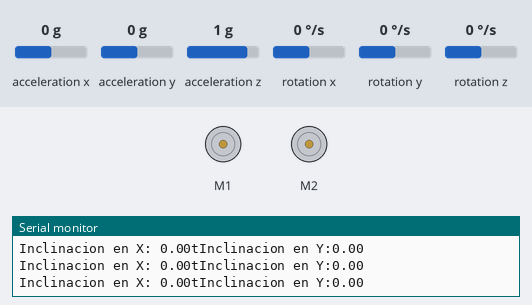
Simulated run of this sketch. Board: Arduino Uno, built with avr-gcc and run on an emulated ATmega328P. Parts: 2 × DC motor (green arrow = forward, orange = backward, longer = faster), the last lines printed to the serial monitor. Inputs (shaded band) come from the test bench; at power-on: acceleration x 0 g, acceleration y 0 g, acceleration z 1 g, rotation x 0 °/s, rotation y 0 °/s, rotation z 0 °/s.

Above: at 1.2 s.
1.3 s: acceleration x set to -1.4 g
At 2.5 s:
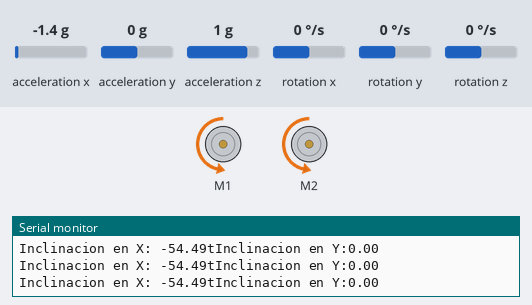
2.8 s: acceleration x set to 0.8 g
At 4.0 s:
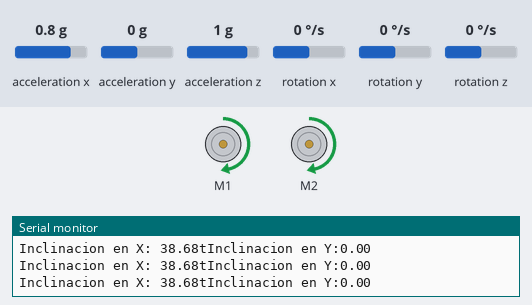
4.3 s: acceleration x set to -0.8 g
At 5.4 s:
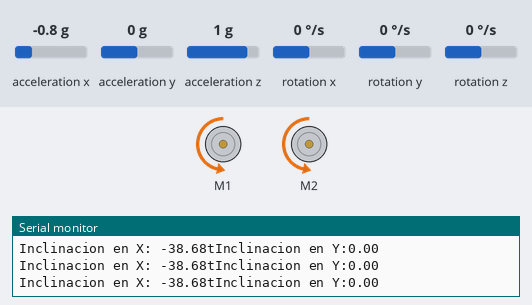
5.8 s: acceleration x set to 0 g
At 6.2 s:
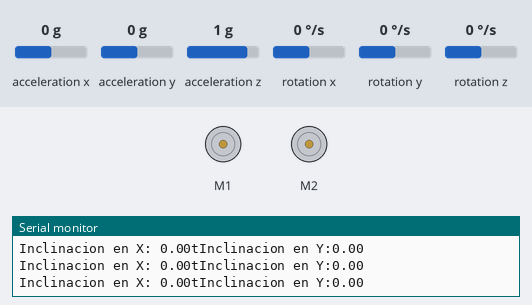
Timing chart, 0 to 8.4 s (numbered marks = the images above; inputs shaded):
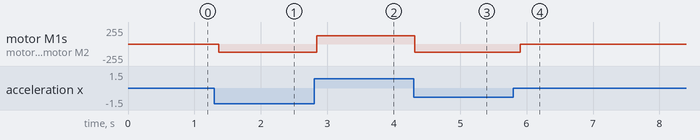

The sketch:

CodigoGiro.ino
```cpp
#include <AFMotor.h>
// Librerias I2C para controlar el mpu6050
// la libreria MPU6050.h necesita I2Cdev.h, I2Cdev.h necesita Wire.h
#include "I2Cdev.h"
#include "MPU6050.h"
#include "Wire.h"

// La dirección del MPU6050 puede ser 0x68 o 0x69, dependiendo
// del estado de AD0. Si no se especifica, 0x68 estará implicito
MPU6050 sensor;
AF_DCMotor motor1(1);
AF_DCMotor motor2(2);

// Valores RAW (sin procesar) del acelerometro  en los ejes x,y,z
int ax, ay, az;

void setup() {
  Serial.begin(57600);    //Iniciando puerto serial
  Wire.begin();           //Iniciando I2C
  sensor.initialize();    //Iniciando el sensor

  motor1.setSpeed(125);
  motor2.setSpeed(125);
  if (sensor.testConnection()) Serial.println("Sensor iniciado correctamente");
  else Serial.println("Error al iniciar el sensor");
}

void loop() {
  // Leer las aceleraciones
  sensor.getAcceleration(&ax, &ay, &az);
  //Calcular los angulos de inclinacion:
  float accel_ang_x=atan(ax/sqrt(pow(ay,2) + pow(az,2)))*(180.0/3.14);
  float accel_ang_y=atan(ay/sqrt(pow(ax,2) + pow(az,2)))*(180.0/3.14);
  //Mostrar los angulos separadas por un [tab]
  Serial.print("Inclinacion en X: ");
  Serial.print(accel_ang_x);
  Serial.print("tInclinacion en Y:");
  Serial.println(accel_ang_y);

  if(accel_ang_x > 3){
    motor1.run(FORWARD);
    motor2.run(FORWARD);
    delay(100);
  }

  else if(accel_ang_x < -3){
    motor1.run(BACKWARD);
    motor2.run(BACKWARD);
    delay(100);
  }

  else {
    motor1.run(RELEASE);
    motor2.run(RELEASE);
    delay(100);
  }

  delay(10);
}
```

Measured:
- after the input at 1.3 s, motor M1, motor M2: stopped → backward 125/255 after 0.07 s
- after the input at 2.8 s, motor M1, motor M2: backward 125/255 → forward 125/255 at once
- after the input at 4.3 s, motor M1, motor M2: forward 125/255 → backward 125/255 at once
- after the input at 5.8 s, motor M1, motor M2: backward 125/255 → stopped after 0.10 s
